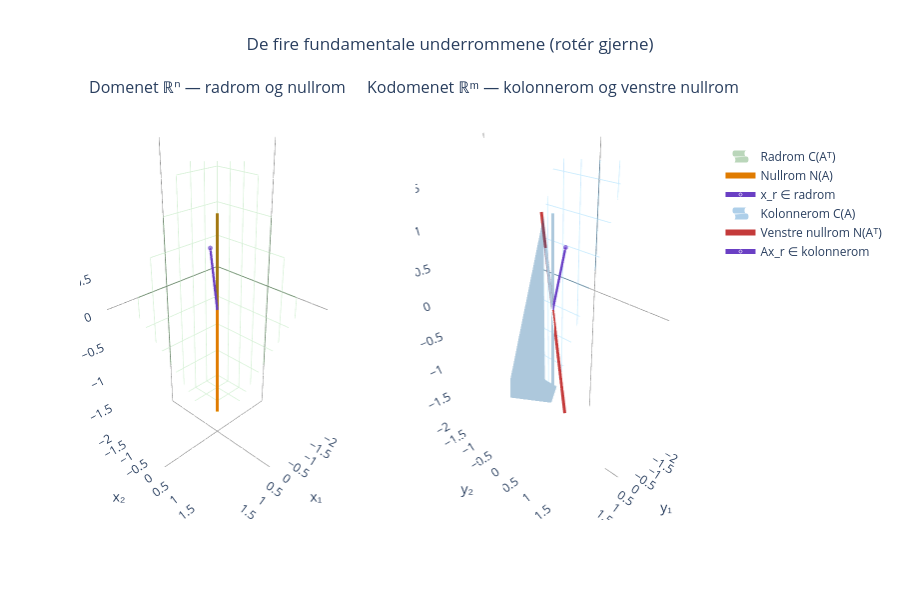

Source (notebook cell):
### Code cell
import numpy as np
import plotly.graph_objects as go
from plotly.subplots import make_subplots
from sympy import Matrix
from IPython.display import display, Math, Markdown

A = Matrix([[1, 1, 2],
            [2, 1, 3],
            [3, 2, 5]])

rref_A, pivots = A.rref()
r = len(pivots)

null_vecs  = A.nullspace()
left_null  = A.T.nullspace()
row_basis  = [np.array(rref_A.row(i).tolist()[0], dtype=float) for i in range(r)]
col_basis  = [np.array(A.col(i).tolist(), dtype=float).flatten() for i in pivots]
n_vec      = np.array(null_vecs[0].tolist(), dtype=float).flatten()
ln_vec     = np.array(left_null[0].tolist(), dtype=float).flatten()

n_vec  /= np.linalg.norm(n_vec)
ln_vec /= np.linalg.norm(ln_vec)

display(Math(r'A = ' + str(A.tolist()).replace('[','\\begin{bmatrix}').replace(']','\\end{bmatrix}')))
display(Markdown(f"Rang $r$ = **{r}**, nullitet = **{3 - r}**"))

def plane_traces(basis_vecs, color, name, opacity=0.35):
    """Tegn et plan spent ut av to basisvektorer"""
    b1, b2 = basis_vecs[0], basis_vecs[1]
    s = t = np.linspace(-1.5, 1.5, 30)
    S, T = np.meshgrid(s, t)
    X = S * b1[0] + T * b2[0]
    Y = S * b1[1] + T * b2[1]
    Z = S * b1[2] + T * b2[2]
    return go.Surface(x=X, y=Y, z=Z,
                      colorscale=[[0, color], [1, color]],
                      opacity=opacity, showscale=False,
                      name=name, showlegend=True,
                      hoverinfo='skip')

def line_trace(direction, color, name, width=6):
    """Tegn en linje gjennom origo langs direction"""
    t = np.linspace(-1.8, 1.8, 50)
    d = direction / np.linalg.norm(direction)
    return go.Scatter3d(
        x=t*d[0], y=t*d[1], z=t*d[2],
        mode='lines',
        line=dict(color=color, width=width),
        name=name
    )

def vector_trace(vec, color, name):
    v = vec / np.linalg.norm(vec) * 1.2
    return go.Scatter3d(
        x=[0, v[0]], y=[0, v[1]], z=[0, v[2]],
        mode='lines+markers',
        line=dict(color=color, width=5),
        marker=dict(size=[0, 6], color=color),
        name=name
    )

def axis_layout(title):
    return dict(
        title=title,
        range=[-2, 2],
        showbackground=True,
        backgroundcolor='rgba(240,240,240,0.4)',
        gridcolor='rgba(180,180,180,0.5)',
        zerolinecolor='rgba(100,100,100,0.8)',
        zerolinewidth=2
    )

x_r = row_basis[0] * 0.8 + row_basis[1] * 0.5
x_r /= np.linalg.norm(x_r)
Ax_r = np.array((A * Matrix(x_r.tolist())).tolist(), dtype=float).flatten()
Ax_r /= np.linalg.norm(Ax_r)

fig = make_subplots(
    rows=1, cols=2,
    specs=[[{'type': 'scene'}, {'type': 'scene'}]],
    subplot_titles=[
        'Domenet ℝⁿ — radrom og nullrom',
        'Kodomenet ℝᵐ — kolonnerom og venstre nullrom'
    ]
)

fig.add_trace(plane_traces(row_basis, '#3b8c3b', 'Radrom C(Aᵀ)'), row=1, col=1)
fig.add_trace(line_trace(n_vec, '#e07b00', 'Nullrom N(A)'), row=1, col=1)
fig.add_trace(vector_trace(x_r, '#6a3fc4', 'x_r ∈ radrom'), row=1, col=1)

fig.add_trace(plane_traces(col_basis, '#1a78c2', 'Kolonnerom C(A)'), row=1, col=2)
fig.add_trace(line_trace(ln_vec, '#c43a3a', 'Venstre nullrom N(Aᵀ)'), row=1, col=2)
fig.add_trace(vector_trace(Ax_r, '#6a3fc4', 'Ax_r ∈ kolonnerom'), row=1, col=2)

camera = dict(eye=dict(x=1.6, y=1.6, z=1.2))

fig.update_layout(
    height=600,
    title_text='De fire fundamentale underrommene (rotér gjerne)',
    title_x=0.5,
    legend=dict(x=1.05, y=0.9),
    scene=dict(
        xaxis=axis_layout('x₁'), yaxis=axis_layout('x₂'), zaxis=axis_layout('x₃'),
        camera=camera
    ),
    scene2=dict(
        xaxis=axis_layout('y₁'), yaxis=axis_layout('y₂'), zaxis=axis_layout('y₃'),
        camera=camera
    )
)

fig.show()

### Figure 1 — Plotly figure (JSON) as saved in the notebook; plotly's stock layout.template omitted (floating-point values rounded to 4 significant figures; data arrays with more than 128 entries replaced by an {"elided": "..."} marker saying what was removed)
{"data": [{"colorscale": [[0, "#3b8c3b"], [1, "#3b8c3b"]], "hoverinfo": "skip", "name": "Radrom C(Aᵀ)", "opacity": 0.35, "showlegend": true, "showscale": false, "x": {"elided": "30x30 float values"}, "y": {"elided": "30x30 float values"}, "z": {"elided": "30x30 float values"}, "type": "surface", "scene": "scene"}, {"line": {"color": "#e07b00", "width": 6}, "mode": "lines", "name": "Nullrom N(A)", "x": [1.039, 0.9968, 0.9544, 0.912, 0.8696, 0.8271, 0.7847, 0.7423, 0.6999, 0.6575, 0.6151, 0.5726, 0.5302, 0.4878, 0.4454, 0.403, 0.3605, 0.3181, 0.2757, 0.2333, 0.1909, 0.1485, 0.106, 0.06363, 0.02121, -0.02121, -0.06363, -0.106, -0.1485, -0.1909, -0.2333, -0.2757, -0.3181, -0.3605, -0.403, -0.4454, -0.4878, -0.5302, -0.5726, -0.6151, -0.6575, -0.6999, -0.7423, -0.7847, -0.8271, -0.8696, -0.912, -0.9544, -0.9968, -1.039], "y": [1.039, 0.9968, 0.9544, 0.912, 0.8696, 0.8271, 0.7847, 0.7423, 0.6999, 0.6575, 0.6151, 0.5726, 0.5302, 0.4878, 0.4454, 0.403, 0.3605, 0.3181, 0.2757, 0.2333, 0.1909, 0.1485, 0.106, 0.06363, 0.02121, -0.02121, -0.06363, -0.106, -0.1485, -0.1909, -0.2333, -0.2757, -0.3181, -0.3605, -0.403, -0.4454, -0.4878, -0.5302, -0.5726, -0.6151, -0.6575, -0.6999, -0.7423, -0.7847, -0.8271, -0.8696, -0.912, -0.9544, -0.9968, -1.039], "z": [-1.039, -0.9968, -0.9544, -0.912, -0.8696, -0.8271, -0.7847, -0.7423, -0.6999, -0.6575, -0.6151, -0.5726, -0.5302, -0.4878, -0.4454, -0.403, -0.3605, -0.3181, -0.2757, -0.2333, -0.1909, -0.1485, -0.106, -0.06363, -0.02121, 0.02121, 0.06363, 0.106, 0.1485, 0.1909, 0.2333, 0.2757, 0.3181, 0.3605, 0.403, 0.4454, 0.4878, 0.5302, 0.5726, 0.6151, 0.6575, 0.6999, 0.7423, 0.7847, 0.8271, 0.8696, 0.912, 0.9544, 0.9968, 1.039], "type": "scatter3d", "scene": "scene"}, {"line": {"color": "#6a3fc4", "width": 5}, "marker": {"color": "#6a3fc4", "size": [0, 6]}, "mode": "lines+markers", "name": "x_r ∈ radrom", "x": [0, 0.5977], "y": [0, 0.3735], "z": [0, 0.9712], "type": "scatter3d", "scene": "scene"}, {"colorscale": [[0, "#1a78c2"], [1, "#1a78c2"]], "hoverinfo": "skip", "name": "Kolonnerom C(A)", "opacity": 0.35, "showlegend": true, "showscale": false, "x": {"elided": "30x30 float values"}, "y": {"elided": "30x30 float values"}, "z": {"elided": "30x30 float values"}, "type": "surface", "scene": "scene2"}, {"line": {"color": "#c43a3a", "width": 6}, "mode": "lines", "name": "Venstre nullrom N(Aᵀ)", "x": [1.039, 0.9968, 0.9544, 0.912, 0.8696, 0.8271, 0.7847, 0.7423, 0.6999, 0.6575, 0.6151, 0.5726, 0.5302, 0.4878, 0.4454, 0.403, 0.3605, 0.3181, 0.2757, 0.2333, 0.1909, 0.1485, 0.106, 0.06363, 0.02121, -0.02121, -0.06363, -0.106, -0.1485, -0.1909, -0.2333, -0.2757, -0.3181, -0.3605, -0.403, -0.4454, -0.4878, -0.5302, -0.5726, -0.6151, -0.6575, -0.6999, -0.7423, -0.7847, -0.8271, -0.8696, -0.912, -0.9544, -0.9968, -1.039], "y": [1.039, 0.9968, 0.9544, 0.912, 0.8696, 0.8271, 0.7847, 0.7423, 0.6999, 0.6575, 0.6151, 0.5726, 0.5302, 0.4878, 0.4454, 0.403, 0.3605, 0.3181, 0.2757, 0.2333, 0.1909, 0.1485, 0.106, 0.06363, 0.02121, -0.02121, -0.06363, -0.106, -0.1485, -0.1909, -0.2333, -0.2757, -0.3181, -0.3605, -0.403, -0.4454, -0.4878, -0.5302, -0.5726, -0.6151, -0.6575, -0.6999, -0.7423, -0.7847, -0.8271, -0.8696, -0.912, -0.9544, -0.9968, -1.039], "z": [-1.039, -0.9968, -0.9544, -0.912, -0.8696, -0.8271, -0.7847, -0.7423, -0.6999, -0.6575, -0.6151, -0.5726, -0.5302, -0.4878, -0.4454, -0.403, -0.3605, -0.3181, -0.2757, -0.2333, -0.1909, -0.1485, -0.106, -0.06363, -0.02121, 0.02121, 0.06363, 0.106, 0.1485, 0.1909, 0.2333, 0.2757, 0.3181, 0.3605, 0.403, 0.4454, 0.4878, 0.5302, 0.5726, 0.6151, 0.6575, 0.6999, 0.7423, 0.7847, 0.8271, 0.8696, 0.912, 0.9544, 0.9968, 1.039], "type": "scatter3d", "scene": "scene2"}, {"line": {"color": "#6a3fc4", "width": 5}, "marker": {"color": "#6a3fc4", "size": [0, 6]}, "mode": "lines+markers", "name": "Ax_r ∈ kolonnerom", "x": [0, 0.3831], "y": [0, 0.5894], "z": [0, 0.9725], "type": "scatter3d", "scene": "scene2"}], "layout": {"scene": {"domain": {"x": [0.0, 0.45], "y": [0.0, 1.0]}, "xaxis": {"title": {"text": "x₁"}, "range": [-2, 2], "showbackground": true, "backgroundcolor": "rgba(240,240,240,0.4)", "gridcolor": "rgba(180,180,180,0.5)", "zerolinecolor": "rgba(100,100,100,0.8)", "zerolinewidth": 2}, "yaxis": {"title": {"text": "x₂"}, "range": [-2, 2], "showbackground": true, "backgroundcolor": "rgba(240,240,240,0.4)", "gridcolor": "rgba(180,180,180,0.5)", "zerolinecolor": "rgba(100,100,100,0.8)", "zerolinewidth": 2}, "zaxis": {"title": {"text": "x₃"}, "range": [-2, 2], "showbackground": true, "backgroundcolor": "rgba(240,240,240,0.4)", "gridcolor": "rgba(180,180,180,0.5)", "zerolinecolor": "rgba(100,100,100,0.8)", "zerolinewidth": 2}, "camera": {"eye": {"x": 1.6, "y": 1.6, "z": 1.2}}}, "scene2": {"domain": {"x": [0.55, 1.0], "y": [0.0, 1.0]}, "xaxis": {"title": {"text": "y₁"}, "range": [-2, 2], "showbackground": true, "backgroundcolor": "rgba(240,240,240,0.4)", "gridcolor": "rgba(180,180,180,0.5)", "zerolinecolor": "rgba(100,100,100,0.8)", "zerolinewidth": 2}, "yaxis": {"title": {"text": "y₂"}, "range": [-2, 2], "showbackground": true, "backgroundcolor": "rgba(240,240,240,0.4)", "gridcolor": "rgba(180,180,180,0.5)", "zerolinecolor": "rgba(100,100,100,0.8)", "zerolinewidth": 2}, "zaxis": {"title": {"text": "y₃"}, "range": [-2, 2], "showbackground": true, "backgroundcolor": "rgba(240,240,240,0.4)", "gridcolor": "rgba(180,180,180,0.5)", "zerolinecolor": "rgba(100,100,100,0.8)", "zerolinewidth": 2}, "camera": {"eye": {"x": 1.6, "y": 1.6, "z": 1.2}}}, "annotations": [{"font": {"size": 16}, "showarrow": false, "text": "Domenet ℝⁿ — radrom og nullrom", "x": 0.225, "xanchor": "center", "xref": "paper", "y": 1.0, "yanchor": "bottom", "yref": "paper"}, {"font": {"size": 16}, "showarrow": false, "text": "Kodomenet ℝᵐ — kolonnerom og venstre nullrom", "x": 0.775, "xanchor": "center", "xref": "paper", "y": 1.0, "yanchor": "bottom", "yref": "paper"}], "title": {"text": "De fire fundamentale underrommene (rotér gjerne)", "x": 0.5}, "legend": {"x": 1.05, "y": 0.9}, "height": 600}}
